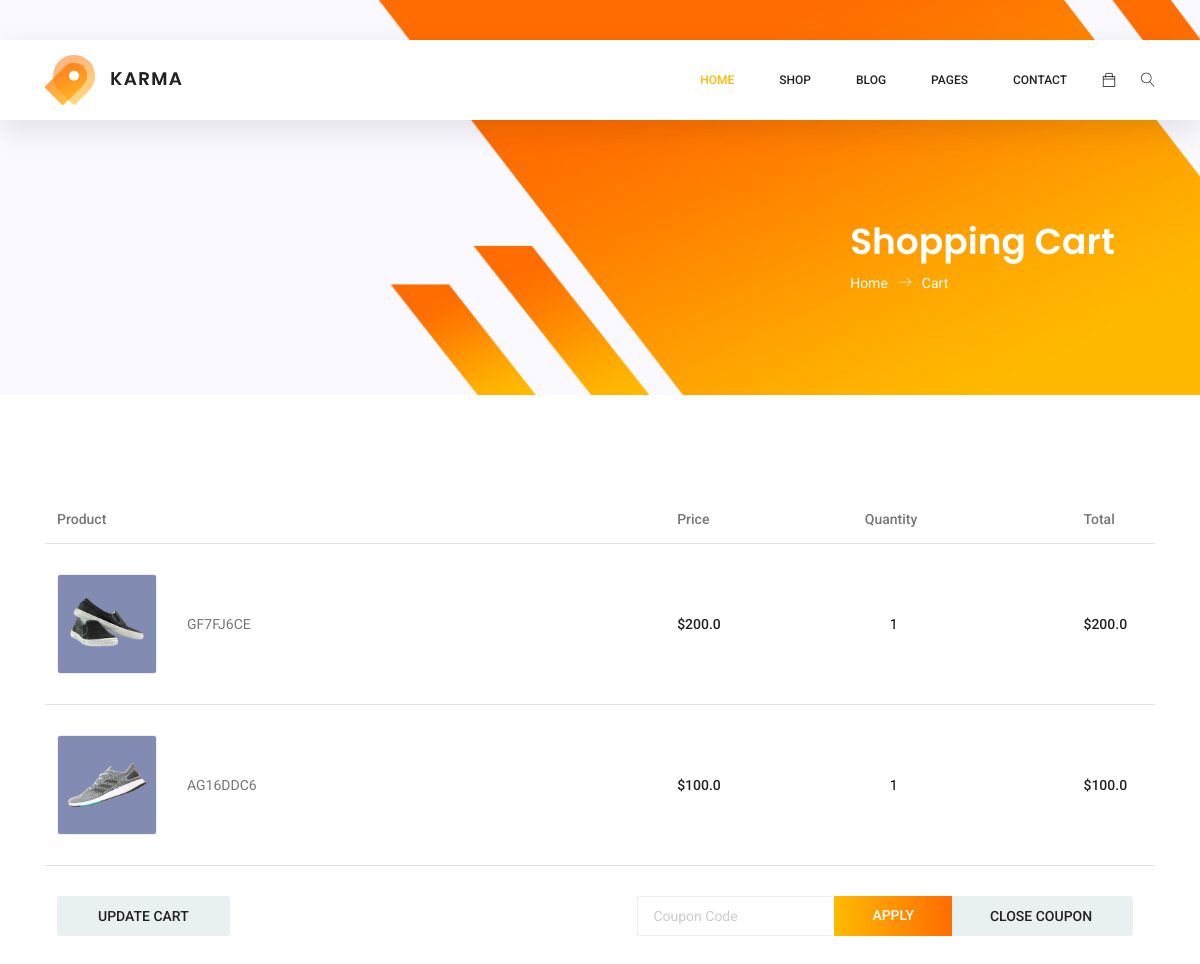
The page /orders/ (signed in, upper part) on the database as committed earlier.
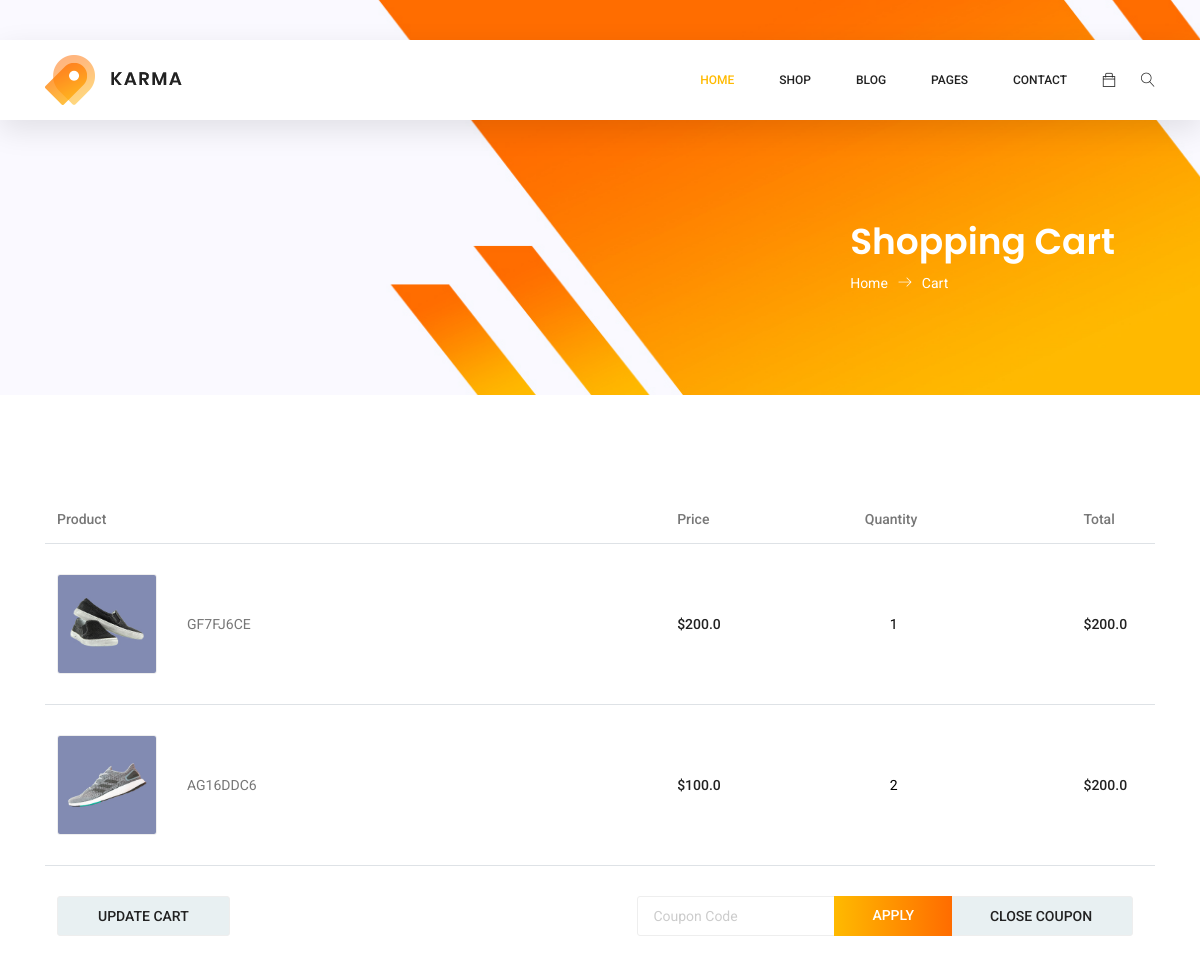
The same page on the database as committed later.
### orders/models.py (models this page shows, shortened)
class Order(models.Model):
    user = models.ForeignKey(User,related_name='order_user',on_delete=models.SET_NULL,blank=True,null=True)
    profile = models.ForeignKey(Profile,related_name='delivery_profile',on_delete=models.SET_NULL,null=True,blank=True)
    phones = models.ForeignKey(Phones,related_name='delivery_phones',on_delete=models.SET_NULL,null=True,blank=True)
    delivery_location = models.ForeignKey(Address,related_name='delivery_address',on_delete=models.SET_NULL,null=True,blank=True)
    code = models.CharField(max_length=30,default=generate_code)
    order_time = models.DateTimeField(default=timezone.now)
    coupon = models.ForeignKey('Coupon',related_name='order_coupon',on_delete=models.SET_NULL , null=True,blank=True)
    total_with_coupon = models.FloatField(null=True,blank=True)
    image = models.ImageField(upload_to='orders')

class OrderDetail(models.Model):
    order = models.ForeignKey(Order,related_name='order_detail',on_delete=models.CASCADE)
    nike = models.ForeignKey(Nike , related_name='order_nike',on_delete=models.SET_NULL,null=True)
    price = models.FloatField(default=1)
    quantity = models.IntegerField()
    total = models.FloatField()

### orders/views.py (the view, shortened to what this page needs)
# urls.py: path('' , OrderList.as_view()),
class OrderList(LoginRequiredMixin,ListView):
    model = Order
    def get_queryset(self):
        queryset = super().get_queryset()   # all orders
        queryset = queryset.filter(user=self.request.user)
        return queryset

### orders/cart_context_processor.py (called while the page is built)
def get_cart_data(request):
    if request.user.is_authenticated:
        cart , created = Cart.objects.get_or_create(user=request.user,completed=False)
        cart_detail = CartDetail.objects.filter(cart=cart)
        return {'cart_data':cart, 'cart_detail_data':cart_detail}
    else:
        return {}

### orders/templates/orders/order_list.html (shortened to what this page needs)
{% extends "base.html" %}
{% load static %}
{% block body %}
    <section class="banner-area organic-breadcrumb">
        <div class="container">
            <div class="breadcrumb-banner d-flex flex-wrap align-items-center justify-content-end">
                <div class="col-first">
                    <h1>Shopping Cart</h1>
                    <nav class="d-flex align-items-center">
                        <a href="index.html">Home<span class="lnr lnr-arrow-right"></span></a>
                        <a href="category.html">Cart</a>
                    </nav>
                </div>
            </div>
        </div>
    </section>
    <section class="cart_area">
        <div class="container">
            <div class="cart_inner">
                <div class="table-responsive">
                    <table class="table">
                        <thead>
                            <tr>
                                <th scope="col">Product</th>
                                <th scope="col">Price</th>
                                <th scope="col">Quantity</th>
                                <th scope="col">Total</th>
                            </tr>
                        </thead>
                        <tbody>
                        {% for object in object_list %}
                                <tr>
                                    <td>
                                        <div class="media">
                                            <div class="d-flex">
                                                <img style="width: 100px; height: 100px;" src="{{object.image.url}}" alt="">
                                            </div>
                                            <div class="media-body">
                                                <p>{{object.code}}</p>
                                            </div>
                                        </div>
                                    </td>
                                {% for item in object.order_detail.all %}
                                    <td>
                                        <h5>${{item.price}}</h5>
                                    </td>
                                    <td>
                                        <div class="product_count">
                                            <li style="list-style-type: none;" ><span class="middle" style="color: black; margin-left: 25px;" >{{item.quantity}}</span> </li>
                                        </div>
                                    </td>
                                    <td>
                                        <h5>${{item.total}}</h5>
                                    </td>
                                {% endfor %}
                                </tr>
                                {% endfor %}
                                <tr class="bottom_button">
                                    <td>
                                        <a class="gray_btn" href="#">Update Cart</a>
                                    </td>
                                    <td>
                                        <div class="cupon_text d-flex align-items-center">
                                            <input type="text" placeholder="Coupon Code">
                                            <a class="primary-btn" href="#">Apply</a>
                                            <a class="gray_btn" href="#">Close Coupon</a>
                                        </div>
                                    </td>
                                </tr>
                        </tbody>
                    </table>
                </div>
            </div>
        </div>
    </section>
    {% endblock body %}

### templates/base.html (shortened to what this page needs)
{% load static %}
<!DOCTYPE html>
<html lang="zxx" class="no-js">
<head>
	<link rel="stylesheet" href="{% static 'css/linearicons.css' %}">
	<link rel="stylesheet" href="{% static 'css/font-awesome.min.css' %}">
	<link rel="stylesheet" href="{% static 'css/themify-icons.css' %}">
	<link rel="stylesheet" href="{% static 'css/bootstrap.css' %}">
	<link rel="stylesheet" href="{% static 'css/owl.carousel.css' %}">
	<link rel="stylesheet" href="{% static 'css/nice-select.css' %}">
	<link rel="stylesheet" href="{% static 'css/nouislider.min.css' %}">
	<link rel="stylesheet" href="{% static 'css/ion.rangeSlider.css' %}" />
	<link rel="stylesheet" href="{% static 'css/ion.rangeSlider.skinFlat.css' %}" />
	<link rel="stylesheet" href="{% static 'css/magnific-popup.css' %}">
	<link rel="stylesheet" href="{% static 'css/main.css' %}">
</head>
<body>
	<header class="header_area sticky-header">
		<div class="main_menu">
			<nav class="navbar navbar-expand-lg navbar-light main_box">
				<div class="container">
					<a class="navbar-brand logo_h" href="index.html"><img src="{% static 'img/logo.png' %}" alt=""></a>
					<div class="collapse navbar-collapse offset" id="navbarSupportedContent">
						<ul class="nav navbar-nav menu_nav ml-auto">
							<li class="nav-item active"><a class="nav-link" href="{% url 'home' %}">Home</a></li>
							<li class="nav-item submenu dropdown">
								<a href="#" class="nav-link dropdown-toggle" data-toggle="dropdown" role="button" aria-haspopup="true"
								 aria-expanded="false">Shop</a>
							</li>
							<li class="nav-item submenu dropdown">
								<a href="#" class="nav-link dropdown-toggle" data-toggle="dropdown" role="button" aria-haspopup="true"
								 aria-expanded="false">Blog</a>
							</li>
							<li class="nav-item submenu dropdown">
								<a href="#" class="nav-link dropdown-toggle" data-toggle="dropdown" role="button" aria-haspopup="true"
								 aria-expanded="false">Pages</a>
							</li>
							<li class="nav-item"><a class="nav-link" href="{% url 'settings:settings_list' %}">Contact</a></li>
						</ul>
						<ul class="nav navbar-nav navbar-right">
							<li class="nav-item"><a href="/orders/checkout" class="cart"><span class="ti-bag"></span></a></li>
							<li class="nav-item">
								<button class="search"><span class="lnr lnr-magnifier" id="search"></span></button>
							</li>
						</ul>
					</div>
				</div>
			</nav>
		</div>
	</header>
{% block body %}
{% endblock body %}
</body>
</html>

Rows that differ between the two databases and show on the page:
changed OrderDetail (number 2 of 2 on the later page): quantity "1" → "2"; total "100.0" → "200.0"
